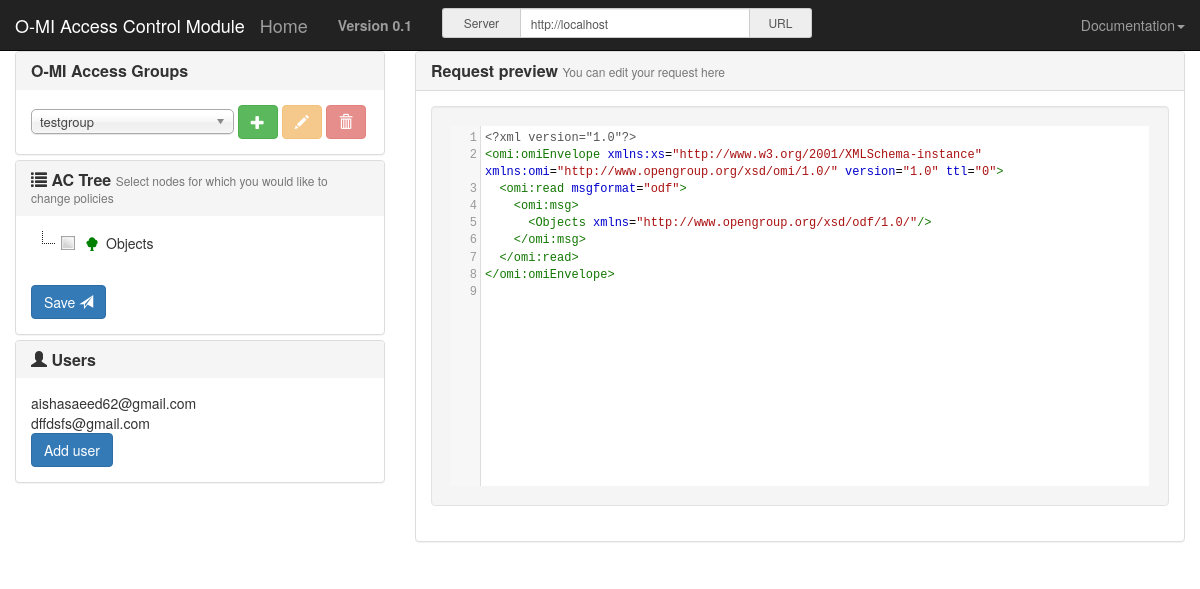
The app's page /authmodule (signed in), older data.
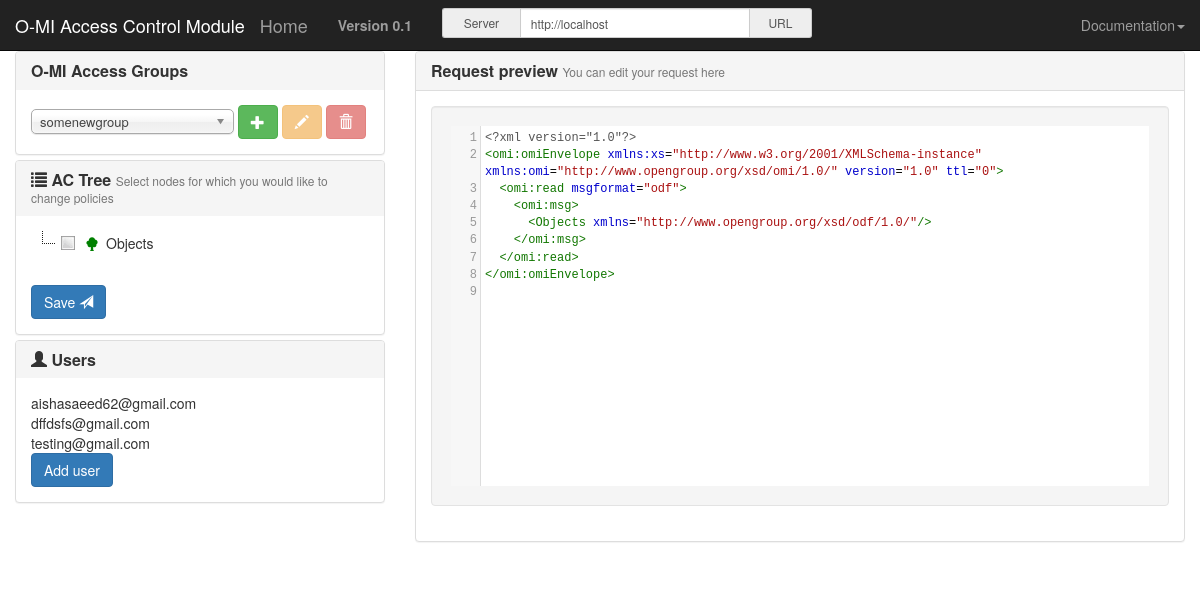
The same page, newer data.
### security_node/models.py (models this page shows)
class Group(models.Model):
    group_name = models.CharField(max_length=200, unique=True)

class Registered_Users(models.Model):
    username = models.CharField(max_length=200, unique=True)
    email = models.EmailField(max_length=200, unique=True)

### security_node/views.py (the view, shortened to what this page needs)
# urls.py: path(r'authmodule', views.authmodule, name='authmodule'),
@login_required
@csrf_protect
def authmodule(request):
    registered_users = Registered_Users.objects.all()
    registered_groups = Group.objects.all()
    return render(request, "authmodule.html",{"list_users":registered_users, "list_groups":registered_groups})

### security_node/templates/authmodule.html (shortened to what this page needs)
<!DOCTYPE html>
{% load static %}
<html lang="en">
<head>
	<link href="{% static 'css/lib/chosen.css' %}" rel="stylesheet" />
	<link href="{% static 'css/lib/bootstrap.css' %}" rel="stylesheet" />
	<link href="{% static 'themes/default/style.min.css' %}" rel="stylesheet" />
	<link href="{% static 'css/lib/codemirror.css' %}" rel="stylesheet" />
	<link href="{% static 'css/mystyle.css' %}" rel="stylesheet" />
</head>
<body>
  <nav class="navbar navbar-default navbar-static-top navbar-inverse" style="margin-bottom:0;">
    <div class="container-fluid">
      <div class="navbar-header">
        <a class="navbar-brand" href="#">O-MI Access Control Module</a>
                          <a class="navbar-brand" href="{% url 'home' %}">Home</a>
      </div>
      <div class="collapse navbar-collapse" id="navbar-collapse">
        <ul class="nav navbar-nav navbar-left">
          <li>
            <p class="navbar-text">
              <b id="versionNumber">Version 0.1</b>
            </p>
          </li>
          <li>
            <form class="navbar-form navbar-left" role="search" style="width: 400px">
              <a data-toggle="tooltip" title="Enter O-MI node url. Can be used to test any O-MI Node that has CORS support." data-placement="bottom">
                <div class="input-group input-group-sm" style="width:100%;">
                  <div class="input-group-addon">Server</div>
                  <input id="targetService" type="text" class="form-control" placeholder="Enter O-MI node url" value="http://localhost:8080/" />
                  <div class="input-group-addon">URL</div>
                </div>
              </a>
            </form>
          </li>
        </ul>
        <ul class="nav navbar-nav navbar-right">
          <li class="dropdown">
            <a href="#" class="dropdown-toggle" data-toggle="dropdown" role="button" aria-haspopup="true" aria-expanded="false">Documentation<span class="caret"></span></a>
          </li>
        </ul>
      </div>
    </div>
  </nav>
  <div class="container-fluid" role="main"><div class="row">
    <div class="col-md-4 panel-group" role="tablist">
			<div class="panel panel-default">
				<div class="panel-heading">
					<h4 class="panel-title">
						<b>O-MI Access Groups
						</b>
					</h4>
				</div>
				<div class="panel-body">
					<select id="groupsSelect">
                        {% for u in list_groups %}
                        <option value="" selected>{{u.group_name}}</option>
                        {% endfor %}
					</select>
					<button id="groupAddButton" class="btn btn-success" type="button">
			    	<span class="glyphicon glyphicon-plus" aria-hidden="true"/>
					</button>
					<button id="groupEditButton" class="btn btn-warning" disabled="disabled" type="button" data-toggle="modal" data-target="#newGroupItem" data-action="edit">
			    	<span class="glyphicon glyphicon-pencil" aria-hidden="true"/>
					</button>
					<button id="groupDeleteButton" class="btn btn-danger" disabled="disabled" type="button">
			    	<span class="glyphicon glyphicon-trash" aria-hidden="true"/>
					</button>
				</div>
			</div>
			<div class="panel panel-default">
        <div class="panel-heading">
          <h4 class="panel-title">
            <b>
              <span class="glyphicon glyphicon-list" aria-hidden="true"></span>
              AC Tree
              <small>Select nodes for which you would like to change policies</small>
            </b>
          </h4>
        </div>
        <div class="panel-body">
          <div id="nodetree">
            <ul>
              <li id="Objects">Objects </li>
            </ul>
          </div>
        </div>
				<div class="panel-body">
					<button id="sendPerm" type="button" class="btn btn-md btn-primary">
						Save
						<span class="glyphicon glyphicon-send" aria-hidden="true"></span>
					</button>
				</div>
      </div>
			<div class="panel panel-default">
        <div class="panel-heading">
          <h4 class="panel-title">
            <b>
              <span class="glyphicon glyphicon-user" aria-hidden="true"></span>
              Users
            </b>
          </h4>
        </div>
				<div class="panel-body">
                    {% for u in list_users %}
                        {{u.email}}<br>
                    {% endfor %}
					<button id="addUser" type="button" class="btn btn-md btn-primary">
						Add user
					</button>
				</div>
      </div>
    </div>
    <div class="col-md-8" >
      <div class="panel panel-default">
        <div class="panel-heading">
          <h4 class="panel-title">
            <b>Request preview
              <small>You can edit your request here</small>
            </b>
          </h4>
        </div>
        <div class="panel-body">
          <div class="row">
            <div class="col-md-12">
              <div class="well request">
              </div>
            </div>
          </div>
        </div>
      </div>
    </div>
  </div></div>
</body>
</html>

### security_node/static/css/mystyle.css (style rules this page uses)
html { overflow-x: hidden; }

Row changes from the older to the newer data that the page shows:
no longer on this page (row unchanged): Group: group_name "testgroup"
added Group: group_name "somenewgroup"
added Registered_Users: email "testing@gmail.com"
